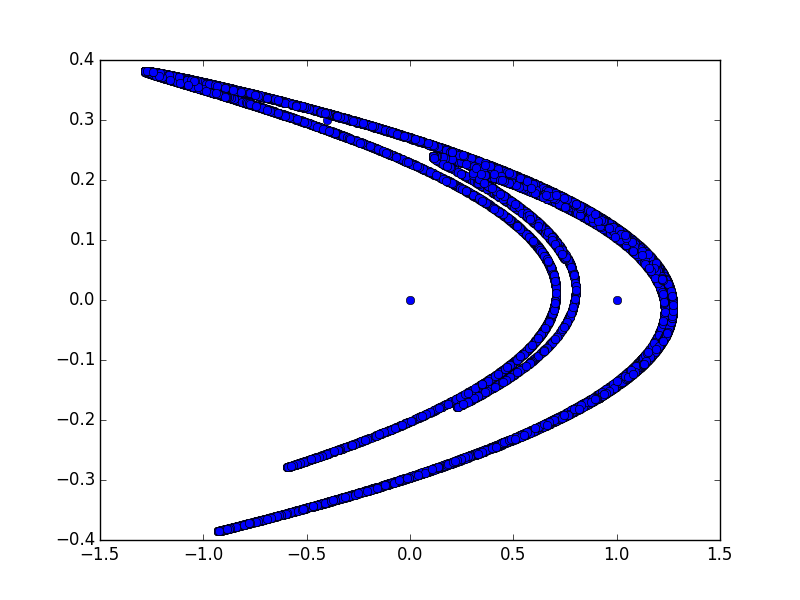

This figure's Python source:
'''
henon.py

Plot 20,000 iterations of the Henon function
'''

import matplotlib.pyplot as plt

def transform(p):
    x,y  = p
    x1 = y + 1.0 - 1.4*x**2
    y1 = 0.3*x

    return x1, y1
     
if __name__ == '__main__':
    p = (0, 0)
    x = [p[0]]
    y = [p[1]]
    for i in range(20000):
        p = transform(p)
        x.append(p[0])
        y.append(p[1])
    plt.plot(x, y, 'o')
    #plt.show()
    plt.savefig('henon.png')
